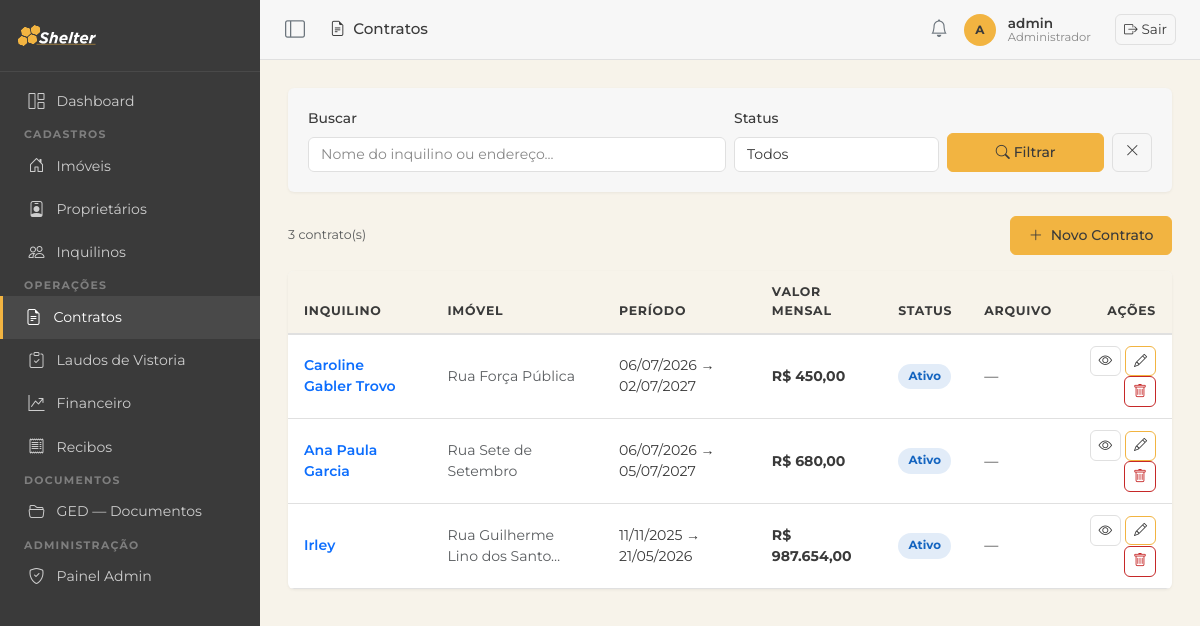
/contratos/ (signed in), run on the app's committed database.
### imoveis/models.py (models this page shows, shortened)
class Contrato(models.Model):
    STATUS_CHOICES = [
        ('ativo', 'Ativo'),
        ('encerrado', 'Encerrado'),
        ('rescindido', 'Rescindido'),
    ]
    TIPO_CONTRATO_CHOICES = [
        ('PF', 'Pessoa Física'),
        ('PJ', 'Pessoa Jurídica'),
    ]
    imovel = models.ForeignKey(Imovel, on_delete=models.PROTECT, related_name='contratos')
    inquilino = models.ForeignKey(Inquilino, on_delete=models.PROTECT, related_name='contratos')
    tipo_contrato = models.CharField(max_length=2, choices=TIPO_CONTRATO_CHOICES, default='PF',
                                     verbose_name='Tipo de Contrato')
    status = models.CharField(max_length=20, choices=STATUS_CHOICES, default='ativo')
    data_inicio = models.DateField(verbose_name='Data de Início')
    data_fim = models.DateField(verbose_name='Data de Término')
    valor_mensal = models.DecimalField(max_digits=10, decimal_places=2, verbose_name='Valor Mensal')
    dia_vencimento = models.PositiveSmallIntegerField(default=10, verbose_name='Dia de Vencimento')
    comprovante_renda = models.FileField(upload_to='comprovantes_renda/', blank=True, null=True,
                                         verbose_name='Comprovante de Renda (PF)')
    contrato_social = models.FileField(upload_to='contratos_sociais/', blank=True, null=True,
                                       verbose_name='Contrato Social (PJ)')
    recibo_chaves = models.FileField(upload_to='contratos/recibo_chaves/', blank=True, null=True,
                                     verbose_name='Recibo de Entrega de Chaves')
    comprovante_anual = models.FileField(upload_to='contratos/comprovante_anual/', blank=True, null=True,
                                         verbose_name='Comprovante Anual de Pagamento')
    documento_gerado = models.FileField(upload_to='contratos/gerados/', blank=True, null=True,
                                        verbose_name='Contrato gerado (PDF)')
    observacoes = models.TextField(blank=True, verbose_name='Observações')
    criado_em = models.DateTimeField(auto_now_add=True)
    class Meta:
        verbose_name = 'Contrato'
        verbose_name_plural = 'Contratos'
        ordering = ['-data_inicio']

class Inquilino(models.Model):
    FAIXA_RENDA_CHOICES = [
        ('ate_2k', '< R$ 2k'),
        ('2_4k', 'R$ 2k - R$ 3.9k'),
        ('4_7k', 'R$ 4k - R$ 6.9k'),
        ('7_10k', 'R$ 7k - R$ 9.9k'),
        ('10_16k', 'R$ 10k - R$ 15.9k'),
        ('acima_16k', 'R$ 16k +'),
    ]
    nome = models.CharField(max_length=200)
    cpf = models.CharField(max_length=14, unique=True, validators=[validate_cpf], verbose_name='CPF')
    cnpj = models.CharField(max_length=18, blank=True, validators=[validate_cnpj], verbose_name='CNPJ')
    email = models.EmailField(blank=True)
    telefone = models.CharField(max_length=20, blank=True)
    rg = models.CharField(max_length=20, blank=True, validators=[validate_rg], verbose_name='RG')
    qualificacao = models.CharField(max_length=300, blank=True, verbose_name='Qualificação',
                                    help_text='Estado civil, profissão, nacionalidade')
    profissao = models.CharField(max_length=100, blank=True, verbose_name='Profissão')
    faixa_renda = models.CharField(max_length=20, choices=FAIXA_RENDA_CHOICES, blank=True,
                                   verbose_name='Faixa de Renda')
    observacoes = models.TextField(blank=True, verbose_name='Observações')
    criado_em = models.DateTimeField(auto_now_add=True)
    class Meta:
        verbose_name = 'Inquilino'
        verbose_name_plural = 'Inquilinos'
        ordering = ['nome']

class Imovel(models.Model):
    TIPO_CHOICES = [
        ('apartamento', 'Apartamento'),
        ('casa', 'Casa'),
        ('comercial', 'Comercial'),
        ('terreno', 'Terreno'),
        ('galpao', 'Galpão'),
    ]
    STATUS_CHOICES = [
        ('ocupado', 'Ocupado'),
        ('vago', 'Vago'),
        ('manutencao', 'Em Manutenção'),
    ]
    CATEGORIA_CHOICES = [
        ('urbano', 'Urbano'),
        ('rural', 'Rural'),
    ]
    proprietario = models.ForeignKey(Proprietario, on_delete=models.PROTECT, related_name='imoveis')
    tipo = models.CharField(max_length=20, choices=TIPO_CHOICES)
    status = models.CharField(max_length=20, choices=STATUS_CHOICES, default='vago')
    categoria = models.CharField(max_length=10, choices=CATEGORIA_CHOICES, default='urbano', verbose_name='Categoria')
    endereco = models.CharField(max_length=300)
    numero = models.CharField(max_length=20, blank=True, verbose_name='Número')
    complemento = models.CharField(max_length=100, blank=True, verbose_name='Complemento')
    bairro = models.CharField(max_length=100, blank=True)
    cidade = models.CharField(max_length=100, default='')
    area_m2 = models.DecimalField(max_digits=8, decimal_places=2, null=True, blank=True, verbose_name='Área (m²)')
    descricao = models.TextField(blank=True)
    matricula = models.CharField(max_length=100, blank=True, verbose_name='Matrícula')
    data_aquisicao = models.DateField(null=True, blank=True, verbose_name='Data de Aquisição')
    valor_aquisicao = models.DecimalField(max_digits=14, decimal_places=2, null=True, blank=True, verbose_name='Valor de Aquisição')
    cadastro_prefeitura = models.CharField(max_length=100, blank=True, verbose_name='Cadastro Prefeitura')
    planta_projeto = models.FileField(upload_to='plantas/', blank=True, null=True, verbose_name='Planta/Projeto')
    nirf = models.CharField(max_length=50, blank=True, verbose_name='NIRF')
    incra = models.CharField(max_length=50, blank=True, verbose_name='INCRA')
    car = models.CharField(max_length=100, blank=True, verbose_name='CAR')
    criado_em = models.DateTimeField(auto_now_add=True)
    class Meta:
        verbose_name = 'Imóvel'
        verbose_name_plural = 'Imóveis'
        ordering = ['endereco']

### imoveis/views.py (the view)
# urls.py: path('contratos/', views.contrato_list, name='contrato_list'),
@login_required
def contrato_list(request):
    q = request.GET.get('q', '')
    status = request.GET.get('status', '')
    qs = Contrato.objects.select_related('imovel', 'inquilino')
    if q:
        qs = qs.filter(Q(inquilino__nome__icontains=q) | Q(imovel__endereco__icontains=q))
    if status:
        qs = qs.filter(status=status)
    return render(request, 'contratos/contrato_list.html', {
        'contratos': qs, 'q': q, 'status': status,
        'status_choices': Contrato.STATUS_CHOICES,
    })

### imoveis/templatetags/imoveis_tags.py (called while the page is built)
@register.filter
def brl(value):
    try:
        value = float(value)
    except (TypeError, ValueError):
        return value
    formatted = f"{value:,.2f}"          # 1,500.00  (locale inglês)
    formatted = formatted.replace(",", "X").replace(".", ",").replace("X", ".")
    return formatted

### templates/contratos/contrato_list.html (shortened to what this page needs)
{% extends 'base.html' %}
{% load imoveis_tags %}
{% block page_title %}<i class="bi bi-file-earmark-text me-2"></i>Contratos{% endblock %}
{% block nav_contratos %}active{% endblock %}
{% block content %}
<div class="section-card mb-4">
  <div class="section-card-body">
    <form method="get" class="row g-2 align-items-end">
      <div class="col-12 col-md-6">
        <label class="form-label">Buscar</label>
        <input type="text" name="q" value="{{ q }}" class="form-control" placeholder="Nome do inquilino ou endereço...">
      </div>
      <div class="col-md-3">
        <label class="form-label">Status</label>
        <select name="status" class="form-select">
          <option value="">Todos</option>
        </select>
      </div>
      <div class="col-md-3 d-flex gap-2">
        <button type="submit" class="btn btn-primary flex-fill"><i class="bi bi-search"></i> Filtrar</button>
        <a href="{% url 'contrato_list' %}" class="btn btn-outline-secondary"><i class="bi bi-x-lg"></i></a>
      </div>
    </form>
  </div>
</div>
<div class="d-flex justify-content-between align-items-center mb-3">
  <span class="text-muted small">{{ contratos.count }} contrato(s)</span>
  <a href="{% url 'contrato_create' %}" class="btn btn-primary"><i class="bi bi-plus-lg me-1"></i> Novo Contrato</a>
</div>
<div class="section-card">
  <div class="table-responsive">
    <table class="table mb-0">
      <thead>
        <tr><th>Inquilino</th><th>Imóvel</th><th>Período</th><th>Valor Mensal</th><th>Status</th><th>Arquivo</th><th class="text-end">Ações</th></tr>
      </thead>
      <tbody>
        {% for c in contratos %}
        <tr>
          <td><a href="{% url 'contrato_detail' c.pk %}" class="fw-semibold text-primary">{{ c.inquilino.nome }}</a></td>
          <td class="small text-muted">{{ c.imovel.endereco|truncatechars:30 }}</td>
          <td class="small">{{ c.data_inicio|date:"d/m/Y" }} → {{ c.data_fim|date:"d/m/Y" }}</td>
          <td><strong>R$ {{ c.valor_mensal|brl }}</strong></td>
          <td><span class="status-badge badge-{{ c.status }}">{{ c.get_status_display }}</span></td>
          <td>
            {% if c.arquivo %}
            <a href="{{ c.arquivo.url }}" target="_blank" class="btn btn-sm btn-outline-secondary"><i class="bi bi-file-earmark-pdf"></i></a>
            {% else %}—{% endif %}
          </td>
          <td class="text-end">
            <a href="{% url 'contrato_detail' c.pk %}" class="btn btn-sm btn-outline-secondary"><i class="bi bi-eye"></i></a>
            <a href="{% url 'contrato_edit' c.pk %}" class="btn btn-sm btn-outline-primary"><i class="bi bi-pencil"></i></a>
            <button class="btn btn-sm btn-outline-danger" data-bs-toggle="modal" data-bs-target="#del{{ c.pk }}"><i class="bi bi-trash"></i></button>
          </td>
        </tr>
        {% empty %}
        <tr><td colspan="7" class="text-center text-muted py-4">Nenhum contrato encontrado.</td></tr>
        {% endfor %}
      </tbody>
    </table>
  </div>
</div>
{% endblock %}

### templates/base.html (shortened to what this page needs)
{% load static %}
<!DOCTYPE html>
<html lang="pt-BR">
<head>
  <link rel="stylesheet" href="https://cdn.jsdelivr.net/npm/bootstrap@5.3.3/dist/css/bootstrap.min.css">
  <link rel="stylesheet" href="https://cdn.jsdelivr.net/npm/bootstrap-icons@1.11.3/font/bootstrap-icons.min.css">
  <link rel="stylesheet" href="https://cdn.jsdelivr.net/npm/flatpickr/dist/flatpickr.min.css">
  <link rel="stylesheet" href="{% static 'css/custom.css' %}">
</head>
<body>
<nav id="sidebar">
  <div class="sidebar-brand">
    <img src="{% static 'assets/Shelter_LOGO_white.svg' %}" alt="Shelter" class="brand-full">
  </div>
  <ul class="nav flex-column py-2">
    <li class="nav-item">
      <a class="nav-link {% block nav_dashboard %}{% endblock %}" href="{% url 'dashboard' %}" title="Dashboard">
        <i class="bi bi-grid-1x2"></i> <span class="nav-text">Dashboard</span>
      </a>
    </li>
    <li><span class="nav-section-label">Cadastros</span></li>
    <li class="nav-item">
      <a class="nav-link {% block nav_imoveis %}{% endblock %}" href="{% url 'imovel_list' %}" title="Imóveis">
        <i class="bi bi-house-door"></i> <span class="nav-text">Imóveis</span>
      </a>
    </li>
    <li class="nav-item">
      <a class="nav-link {% block nav_proprietarios %}{% endblock %}" href="{% url 'proprietario_list' %}" title="Proprietários">
        <i class="bi bi-person-badge"></i> <span class="nav-text">Proprietários</span>
      </a>
    </li>
    <li class="nav-item">
      <a class="nav-link {% block nav_inquilinos %}{% endblock %}" href="{% url 'inquilino_list' %}" title="Inquilinos">
        <i class="bi bi-people"></i> <span class="nav-text">Inquilinos</span>
      </a>
    </li>
    <li><span class="nav-section-label">Operações</span></li>
    <li class="nav-item">
      <a class="nav-link {% block nav_contratos %}{% endblock %}" href="{% url 'contrato_list' %}" title="Contratos">
        <i class="bi bi-file-earmark-text"></i> <span class="nav-text">Contratos</span>
      </a>
    </li>
    <li class="nav-item">
      <a class="nav-link {% block nav_laudos %}{% endblock %}" href="{% url 'laudo_list' %}" title="Laudos de Vistoria">
        <i class="bi bi-clipboard-check"></i> <span class="nav-text">Laudos de Vistoria</span>
      </a>
    </li>
    <li class="nav-item">
      <a class="nav-link {% block nav_financeiro %}{% endblock %}" href="{% url 'lancamento_list' %}" title="Financeiro">
        <i class="bi bi-graph-up-arrow"></i> <span class="nav-text">Financeiro</span>
      </a>
    </li>
    <li class="nav-item">
      <a class="nav-link {% block nav_recibos %}{% endblock %}" href="{% url 'recibo_list' %}" title="Recibos">
        <i class="bi bi-receipt"></i> <span class="nav-text">Recibos</span>
      </a>
    </li>
    <li><span class="nav-section-label">Documentos</span></li>
    <li class="nav-item">
      <a class="nav-link {% block nav_documentos %}{% endblock %}" href="{% url 'documentos' %}" title="GED — Documentos">
        <i class="bi bi-folder2-open"></i> <span class="nav-text">GED — Documentos</span>
      </a>
    </li>
    {% if user.is_staff %}
    <li><span class="nav-section-label">Administração</span></li>
    <li class="nav-item">
      <a class="nav-link" href="{% url 'admin:index' %}" title="Painel Admin">
        <i class="bi bi-shield-check"></i> <span class="nav-text">Painel Admin</span>
      </a>
    </li>
    {% endif %}
  </ul>
</nav>
<header id="topbar">
  <button class="btn btn-link text-secondary d-none d-md-inline-flex p-0 me-2" id="sidebar-collapse-toggle"
          aria-label="Recolher/expandir menu" title="Recolher/expandir menu">
    <i class="bi bi-layout-sidebar fs-5"></i>
  </button>
  <span class="page-title">{% block page_title %}{% endblock %}</span>
  <div class="user-info ms-auto">
    <i class="bi bi-bell text-secondary me-2" style="font-size:1.1rem;"></i>
    <div class="user-avatar">
      {{ user.get_short_name|default:user.username|first|upper }}
    </div>
    <div class="ms-1">
      <div class="user-name">{{ user.get_short_name|default:user.username }}</div>
      <div class="user-role">{% if user.is_staff %}Administrador{% else %}Usuário{% endif %}</div>
    </div>
    <form method="post" action="{% url 'logout' %}" class="d-inline ms-3">
      <button type="submit" class="btn btn-outline-secondary btn-sm">
        <i class="bi bi-box-arrow-right me-1"></i>Sair
      </button>
    </form>
  </div>
</header>
<main id="main-content">
  {% block content %}{% endblock %}
</main>
</body>
</html>

### data on the page
Contrato: inquilino.nome "Caroline Gabler Trovo", imovel.endereco "Rua Força Pública", data_inicio "06/07/2026", data_fim "02/07/2027", valor_mensal|brl "450,00", status "Ativo"
Contrato: inquilino.nome "Ana Paula Garcia", imovel.endereco "Rua Sete de Setembro", data_inicio "06/07/2026", data_fim "05/07/2027", valor_mensal|brl "680,00", status "Ativo"
Contrato: inquilino.nome "Irley", imovel.endereco "Rua Guilherme Lino dos Santo…", data_inicio "11/11/2025", data_fim "21/05/2026", valor_mensal|brl "987.654,00", status "Ativo"

### other printed values
{{ user.get_short_name|default:user.username|first|upper }} "A"
{{ user.get_short_name|default:user.username }} "admin"
{{ contratos.count }} "3"
